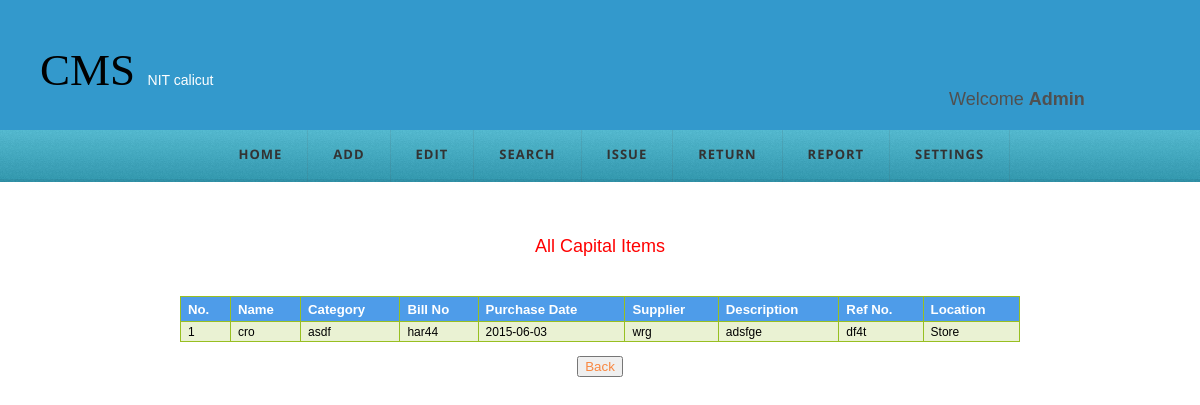
The app's page /capital_all.php (signed in) with its own data.
### tables this page shows
CREATE TABLE IF NOT EXISTS `capital` (
  `id` int(10) NOT NULL,
  `name` varchar(50) NOT NULL,
  `category` varchar(50) NOT NULL,
  `description` varchar(100) NOT NULL,
  `supplier` varchar(50) NOT NULL,
  `unitprice` bigint(10) NOT NULL,
  `bno` varchar(50) NOT NULL,
  `refno` varchar(50) NOT NULL,
  `manufacturer` varchar(50) NOT NULL,
  `warranty` varchar(30) NOT NULL,
  `pdate` date NOT NULL,
  `edate` date NOT NULL,
  `quantity` bigint(10) NOT NULL,
  `tamount` bigint(10) NOT NULL,
  `status` varchar(20) NOT NULL,
  `remarks` varchar(100) DEFAULT NULL,
  PRIMARY KEY (`id`),
  UNIQUE KEY `bno` (`bno`)
);

### capital_all.php (the view, shortened to what this page needs)
<?php
include 'admin.php';
?>
<html>
<head>
	<link rel="stylesheet" type="text/css" media="all" href="css/style.css" />
	<link rel="stylesheet" type="text/css" media = "all" href="css/styles.css"/>
</head>
<body>
<form action="#" method=POST onLoad="_top">
<?php
	$sql="SELECT * FROM capital";
	$result=mysql_query($sql);
	if(mysql_num_rows($result)==0)
	{
		echo "<h4 style='color:red' align='center'>No Data Found</h4>";
	}
	else
	{
		print "<br/><h3 style='color:red' align='center'>All Capital Items</h5>";
		echo "<br>";
		echo "<table border='1' align='center' id='edittab' ><tr><th>No.</th><th>Name</th>
		<th>Category</th><th>Bill No</th><th>Purchase Date</th><th>Supplier</th><th>Description</th>
		<th>Ref No.</th><th>Location</th></tr>";
		$v=1;
		$no=1;
	while($row = mysql_fetch_array($result))
	{
		if(($v%2)==0)
		{
		  echo "<tr class='alt'><td>".$no."</td><td>".$row[1]."</td><td>".$row[2]."</td><td>".$row[6]."</td>
		  <td>".$row[10]."</td><td>".$row[4]."</td><td>".$row[3]."</td><td>".$row[7]."</td><td>";
			if($row['status']=='Available')
				echo "Store";
			else if($row['status']=='Issued')
			{
				$id=$row[0];
				$sql1="SELECT location FROM issue_capital where cid='$id'";
				$result1=mysql_query($sql1);
				$row1=mysql_fetch_array($result1);
				$loc=$row1['location'];
				echo "$loc";
			}
			else
			{
				$id=$row[0];
				$sql1="SELECT location FROM issue_capital where cid='$id'";
				$result1=mysql_query($sql1);
				$count=mysql_num_rows($result1);
				if($count==1)
				{
					$row1=mysql_fetch_array($result1);
					$loc=$row1['location'];
					echo "$loc";
				}
				else
					echo "Store";
			}
			echo "</td></tr>";
		}
		else
		{
			echo "<tr class='alt'><td>".$no."</td><td>".$row[1]."</td><td>".$row[2]."</td><td>".$row[6]."</td>
			<td>".$row[10]."</td><td>".$row[4]."</td><td>".$row[3]."</td><td>".$row[7]."</td><td>";
			if($row['status']=='Available')
				echo "Store";
			echo "</td></tr>";
		}
		$no++;
		$v++;
	}
   echo "</table><br><center><button type='button'><a href='admin.php'>Back</a></button></center></br>";
	}
?>
</form>
</body>
</html>

### css/style.css (style rules this page uses)
body { font-family:Arial, Helvetica, sans-serif;padding:0;font-size:12px;margin:0 auto;color:#757575; background-color:#FFFFFF; }
h3 { font-weight: normal;color: #252525;font-size:18px;margin:0;padding:0 0 25px 0; }
h1, h2, h3, h4 { font-family: 'Source Sans Pro', sans-serif; }

### capital_all.php (style rules this page uses)
#edittab { font-family:"Trebuchet MS", Arial, Helvetica, sans-serif; width:70%; border-collapse:collapse; }
#edittab td, #edittab th { font-size:1em; border:1px solid #98bf21; padding:3px 7px 2px 7px; }
#edittab th { font-size:1.1em; text-align:left; padding-top:5px; padding-bottom:4px; background-color:#4E9CE9; color:#ffffff; }
#edittab tr.alt td { color:#000000; background-color:#EAF2D3; }

### records on screen
capital: name "cro", category "asdf", bno "har44", pdate "2015-06-03", supplier "wrg", description "adsfge", refno "df4t", status "Store"
